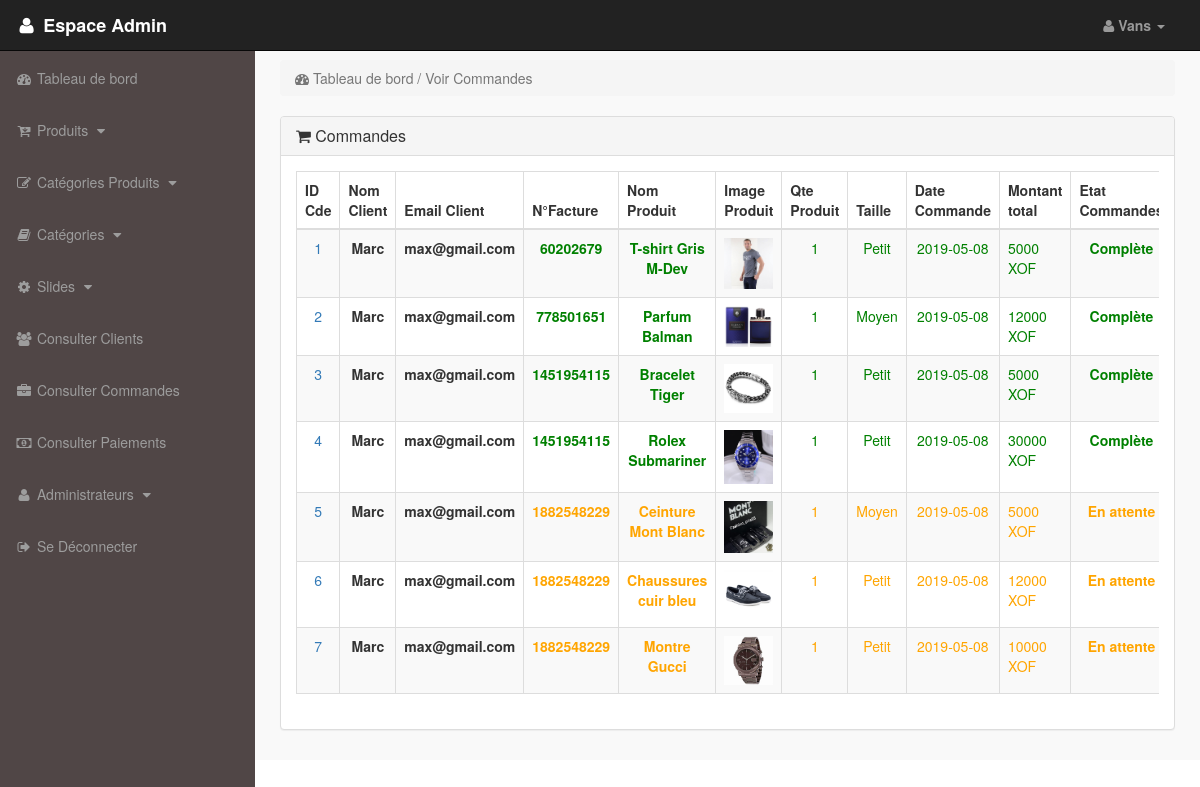
The app's page /admin_area/index.php?view_orders (signed in) with its own data.
### tables this page shows
CREATE TABLE `cde_attente` (
  `id_cde` int(11) NOT NULL,
  `id_cli` int(11) NOT NULL,
  `no_facture` int(11) NOT NULL,
  `id_produit` text NOT NULL,
  `qte` int(11) NOT NULL,
  `taille` text NOT NULL,
  `etat_cde` text NOT NULL
);

CREATE TABLE `clients` (
  `id_cli` int(11) NOT NULL,
  `nom_cli` varchar(255) NOT NULL,
  `email_cli` varchar(255) NOT NULL,
  `pass_cli` varchar(255) NOT NULL,
  `pays_cli` text NOT NULL,
  `ville_cli` text NOT NULL,
  `contact_cli` varchar(255) NOT NULL,
  `adr_cli` text NOT NULL,
  `image_client` text NOT NULL,
  `ip_cli` varchar(255) NOT NULL
);

CREATE TABLE `produits` (
  `id_produit` int(11) NOT NULL,
  `id_cat_p` int(11) NOT NULL,
  `id_cat` int(11) NOT NULL,
  `date` timestamp NOT NULL DEFAULT CURRENT_TIMESTAMP ON UPDATE CURRENT_TIMESTAMP,
  `titre_produit` text NOT NULL,
  `img1_produit` text NOT NULL,
  `img2_produit` text NOT NULL,
  `img3_produit` text NOT NULL,
  `prix_produit` int(11) NOT NULL,
  `product_keywords` text NOT NULL,
  `desc_produit` text NOT NULL
);

CREATE TABLE `commandes_clients` (
  `id_cde` int(11) NOT NULL,
  `id_cli` int(11) NOT NULL,
  `somme_payable` int(100) NOT NULL,
  `no_facture` text NOT NULL,
  `qte` int(11) NOT NULL,
  `taille` text NOT NULL,
  `date_cde` date NOT NULL,
  `etat_cde` text NOT NULL
);

### admin_area/view_orders.php (the view, shortened to what this page needs)
<?php
    if(!isset($_SESSION['email_admin'])){
        echo "<script>window.open('login.php' , '_self')</script>";
    }else{
    ?>
    <div class="row">
        <div class="col-lg-12">
            <ol class="breadcrumb">
                <li class="active">
                    <i class="fa fa-dashboard"></i> Tableau de bord / Voir Commandes
                </li>
            </ol>
        </div>
    </div>
    <div class="row">
        <div class="col-lg-12">
            <div class="panel panel-default">
                <div class="panel-heading">
                    <h3 class="panel-title">
                        <i class="fa fa-shopping-cart"></i> Commandes
                    </h3>
                </div>
                <div class="panel-body">
                    <div class="table-responsive">
                        <table class="table table-striped table-bordered table-hover">
                            <thead>
                                <tr style="text-align:center;">
                                    <th> ID Cde </th>
                                    <th> Nom Client</th>
                                    <th> Email Client </th>
                                    <th> N°Facture </th>
                                    <th> Nom Produit</th>
                                    <th> Image Produit</th>
                                    <th> Qte Produit</th>
                                    <th> Taille</th>
                                    <th> Date Commande </th>
                                    <th> Montant total</th>
                                    <th> Etat Commandes</th>
                                </tr>
                            </thead>
                            <tbody>
                                <?php
                                    $i = 0;
                                    $get_orders = "select * from cde_attente";
                                    $run_orders = mysqli_query($db , $get_orders);
                                    while($row_orders = mysqli_fetch_array($run_orders)){
                                        $order_id = $row_orders['id_cde'];
                                        $c_id = $row_orders['id_cli'];
                                        $invoice_no = $row_orders['no_facture'];
                                        $pro_id = $row_orders['id_produit'];
                                        $qty = $row_orders['qte'];
                                        $size = $row_orders['taille'];
                                        $order_status = $row_orders['etat_cde'];
                                        $get_products = "select * from produits where id_produit='$pro_id'";
                                        $run_products = mysqli_query($db , $get_products);
                                        $row_products = mysqli_fetch_array($run_products);
                                        $product_title = $row_products['titre_produit'];
                                        $product_image = $row_products['img1_produit'];
                                        $get_customers = "select * from clients where id_cli='$c_id'";
                                        $run_customers = mysqli_query($db , $get_customers);
                                        $row_customers = mysqli_fetch_array($run_customers);
                                        $c_email = $row_customers['email_cli'];
                                        $c_name = $row_customers['nom_cli'];
                                        $get_customer_orders = "select * from commandes_clients where id_cde='$order_id'";
                                        $run_customer_orders = mysqli_query($db , $get_customer_orders);
                                        $row_customer_orders = mysqli_fetch_array($run_customer_orders);
                                        $order_date = $row_customer_orders['date_cde'];
                                        $order_amount = $row_customer_orders['somme_payable'];
                                        $i ++ ;
                                ?>
                                <tr>
                                    <td class="text-center text-primary"> <?php echo $i; ?> </td>
                                    <td class="text-center" style="font-weight:bold;"> <?php echo $c_name; ?> </td>
                                    <td class="text-center" style="font-weight:bold;"> <?php echo $c_email; ?> </td>
                                    <td class="text-center" <?php if($order_status == 'En attente'){echo "style='font-weight:bold;color:orange;'";}else{ echo "style='font-weight:bold;color:green;'";}  ?>> <?php echo $invoice_no; ?> </td>
                                    <td class="text-center" <?php if($order_status == 'En attente'){echo "style='font-weight:bold;color:orange;'";}else{ echo "style='font-weight:bold;color:green;'";}  ?>>
                                        <?php echo $product_title; ?>
                                    </td>
                                    <td>
                                        <img src="product_images/<?php echo $product_image; ?>" alt="<?php echo $product_title; ?>" height="50" class="img-responsive">
                                    </td>
                                    <td class="text-center"<?php if($order_status == 'En attente'){echo "style='color:orange;'";}else{ echo "style='color:green;'";}  ?>> <?php echo $qty; ?> </td>
                                    <td class="text-center" <?php if($order_status == 'En attente'){echo "style='color:orange;'";}else{ echo "style='color:green;'";}  ?>> <?php echo $size; ?> </td>
                                    <td class="text-center" <?php if($order_status == 'En attente'){echo "style='color:orange;'";}else{ echo "style='color:green;'";}  ?>>
                                        <?php echo $order_date; ?>
                                    </td>
                                    <td <?php if($order_status == 'En attente'){echo "style='color:orange;'";}else{ echo "style='color:green;'";}  ?>>
                                        <?php echo $order_amount; ?> XOF
                                    </td>
                                    <td class="text-center" <?php if($order_status == 'En attente'){echo "style='font-weight:bold;color:orange;'";}else{ echo "style='font-weight:bold;color:green;'";}  ?>>
                                        <?php
                                            if($order_status == 'En attente'){
                                                echo $order_status = 'En attente';
                                            }else{
                                                echo $order_status = 'Complète';
                                            }
                                        ?>
                                    </td>
                                </tr>
                                <?php } ?>
                            </tbody>
                        </table>
                    </div>
                </div>
            </div>
        </div>
    </div>
<?php } ?>

### admin_area/includes/sidebar.php (shortened to what this page needs)
<?php
    if(!isset($_SESSION['email_admin'])){
        echo "<script>window.open('login.php' , '_self')</script>";
    }else{
    ?>
        <nav class="navbar navbar-inverse navbar-fixed-top">
            <div class="navbar-header">
                <a href="index.php?dashboard" class="navbar-brand" style="font-weight:bold;">
                    <i class="fa fa-user fa-fw"></i> Espace Admin
                </a>
            </div>
            <ul class="nav navbar-right top-nav">
                <li class="dropdown">
                    <a href="#" class="dropdown-toggle" data-toggle="dropdown" style="font-weight:bold;">
                        <i class="fa fa-user"></i> <?php echo $admin_name; ?> <b class="caret"></b>
                    </a>
                </li>
            </ul>
            <div class="collapse navbar-collapse navbar-ex1-collapse">
                <ul class="nav navbar-nav side-nav">
                    <li>
                        <a href="index.php?dashboard">
                            <i class="fa fa-fw fa-dashboard"></i> Tableau de bord
                        </a>
                    </li>
                    <li>
                        <a href="#" data-toggle="collapse" data-target="#products">
                            <i class="fa fa-fw fa-cart-arrow-down"></i> Produits
                            <i class="fa fa-fw fa-caret-down"></i>
                        </a>
                    </li>
                    <li>
                        <a href="#" data-toggle="collapse" data-target="#p_cat">
                            <i class="fa fa-fw fa-edit"></i> Catégories Produits
                            <i class="fa fa-fw fa-caret-down"></i>
                        </a>
                    </li>
                    <li>
                        <a href="#" data-toggle="collapse" data-target="#cat">
                            <i class="fa fa-fw fa-book"></i> Catégories
                            <i class="fa fa-fw fa-caret-down"></i>
                        </a>
                    </li>
                    <li>
                        <a href="#" data-toggle="collapse" data-target="#slides">
                            <i class="fa fa-fw fa-gear"></i> Slides
                            <i class="fa fa-fw fa-caret-down"></i>
                        </a>
                    </li>
                    <li>
                        <a href="index.php?view_customers">
                            <i class="fa fa-fw fa-users"></i> Consulter Clients
                        </a>
                    </li>
                    <li>
                        <a href="index.php?view_orders">
                            <i class="fa fa-fw fa-briefcase"></i> Consulter Commandes
                        </a>
                    </li>
                    <li>
                        <a href="index.php?view_payments">
                            <i class="fa fa-fw fa-money"></i> Consulter Paiements
                        </a>
                    </li>
                    <li>
                        <a href="#" data-toggle="collapse" data-target="#users">
                            <i class="fa fa-fw fa-user"></i> Administrateurs
                            <i class="fa fa-fw fa-caret-down"></i>
                        </a>
                    </li>
                    <li>
                        <a href="logout.php">
                            <i class="fa fa-fw fa-sign-out"></i> Se Déconnecter
                        </a>
                    </li>
                </ul>
            </div>
        </nav>
    <?php }?>

### admin_area/css/style.css (style rules this page uses)
body { margin-top: 100px; }
.top-nav { padding: 0 35px; }
.top-nav > li { display: inline-block; }
.top-nav > li a { color: #999999; line-height: 20px; padding-top: 15px; padding-bottom: 15px; transition: 0.6s all; }
.side-nav > li { margin-top: 2px; }
.panel-body { border-radius: 5px; }
@media (min-width: 768px) { body { margin-top: 50px; } }
@media (min-width: 768px) { .side-nav { position: fixed; top: 51px; bottom: 0; width: 255px; overflow-y: auto; overflow-x: hidden; background-color: #504646; padding-bottom: 40px; border-radius: 0; } }
@media (min-width: 768px) { .side-nav > li > a { width: 255px; transition: 0.6s all; } }

### records on screen
cde_attente: id_cli.nom_cli "Marc", id_cli.email_cli "max@gmail.com", no_facture "60202679", id_produit.titre_produit "T-shirt Gris M-Dev", id_produit.img1_produit (picture), qte "1", taille "Petit", commandes_clients.date_cde "2019-05-08", commandes_clients.somme_payable "5000"
cde_attente: id_cli.nom_cli "Marc", id_cli.email_cli "max@gmail.com", no_facture "778501651", id_produit.titre_produit "Parfum Balman", id_produit.img1_produit (picture), qte "1", taille "Moyen", commandes_clients.date_cde "2019-05-08", commandes_clients.somme_payable "12000"
cde_attente: id_cli.nom_cli "Marc", id_cli.email_cli "max@gmail.com", no_facture "1451954115", id_produit.titre_produit "Bracelet Tiger", id_produit.img1_produit (picture), qte "1", taille "Petit", commandes_clients.date_cde "2019-05-08", commandes_clients.somme_payable "5000"
cde_attente: id_cli.nom_cli "Marc", id_cli.email_cli "max@gmail.com", no_facture "1451954115", id_produit.titre_produit "Rolex Submariner", id_produit.img1_produit (picture), qte "1", taille "Petit", commandes_clients.date_cde "2019-05-08", commandes_clients.somme_payable "30000"
cde_attente: id_cli.nom_cli "Marc", id_cli.email_cli "max@gmail.com", no_facture "1882548229", id_produit.titre_produit "Ceinture Mont Blanc", id_produit.img1_produit (picture), qte "1", taille "Moyen", commandes_clients.date_cde "2019-05-08", commandes_clients.somme_payable "5000"
cde_attente: id_cli.nom_cli "Marc", id_cli.email_cli "max@gmail.com", no_facture "1882548229", id_produit.titre_produit "Chaussures cuir bleu", id_produit.img1_produit (picture), qte "1", taille "Petit", commandes_clients.date_cde "2019-05-08", commandes_clients.somme_payable "12000"
cde_attente: id_cli.nom_cli "Marc", id_cli.email_cli "max@gmail.com", no_facture "1882548229", id_produit.titre_produit "Montre Gucci", id_produit.img1_produit (picture), qte "1", taille "Petit", commandes_clients.date_cde "2019-05-08", commandes_clients.somme_payable "10000"

### other values on screen
$admin_name "Vans"
